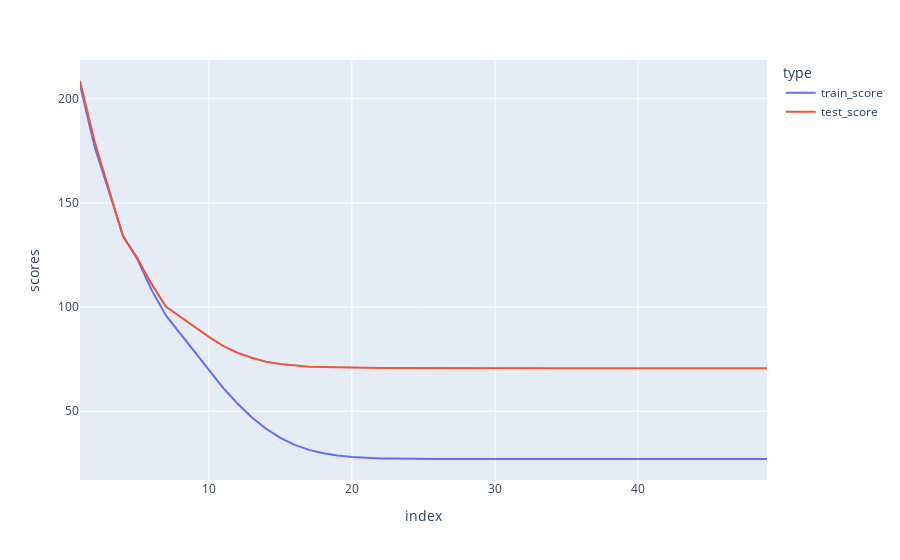

The code cell stored with this chart in its notebook:
### Code cell
scores = pd.DataFrame(train_score, columns=['scores']).reset_index()
scores['index'] = scores['index'] + 1
scores['type'] = 'train_score'
#scores.iloc[49:,0] = list(range(1,50))
#scores.iloc[49:,1] = test_score
#scores.iloc[49:,2] = 'test_score'
#scores
xtra = {'scores': test_score}
scores = scores.append(pd.DataFrame(xtra, columns=['scores']), ignore_index=True)

scores.loc[scores.type.isna(), 'type'] = 'test_score'
scores.loc[scores['index'].isna(), 'index'] = range(1,50)


fig = px.line(scores, x="index", y="scores", color='type')
fig.show()

### Figure 1 — Plotly figure (JSON) as saved in the notebook; plotly's stock layout.template omitted (floating-point values rounded to 4 significant figures)
{"data": [{"hovertemplate": "type=train_score<br>index=%{x}<br>scores=%{y}<extra></extra>", "legendgroup": "train_score", "line": {"color": "#636efa", "dash": "solid"}, "marker": {"symbol": "circle"}, "mode": "lines", "name": "train_score", "orientation": "v", "showlegend": true, "type": "scatter", "x": [1, 2, 3, 4, 5, 6, 7, 8, 9, 10, 11, 12, 13, 14, 15, 16, 17, 18, 19, 20, 21, 22, 23, 24, 25, 26, 27, 28, 29, 30, 31, 32, 33, 34, 35, 36, 37, 38, 39, 40, 41, 42, 43, 44, 45, 46, 47, 48, 49], "xaxis": "x", "y": [206.6, 177.5, 155.8, 134.4, 123.0, 108.2, 96.01, 87.31, 78.6, 69.64, 61.25, 53.72, 47.11, 41.59, 37.26, 33.85, 31.44, 29.84, 28.77, 28.07, 27.63, 27.37, 27.25, 27.12, 27.09, 27.12, 27.08, 27.08, 27.07, 27.08, 27.09, 27.09, 27.1, 27.1, 27.1, 27.1, 27.1, 27.1, 27.1, 27.1, 27.1, 27.1, 27.1, 27.1, 27.1, 27.1, 27.1, 27.1, 27.1], "yaxis": "y"}, {"hovertemplate": "type=test_score<br>index=%{x}<br>scores=%{y}<extra></extra>", "legendgroup": "test_score", "line": {"color": "#EF553B", "dash": "solid"}, "marker": {"symbol": "circle"}, "mode": "lines", "name": "test_score", "orientation": "v", "showlegend": true, "type": "scatter", "x": [1, 2, 3, 4, 5, 6, 7, 8, 9, 10, 11, 12, 13, 14, 15, 16, 17, 18, 19, 20, 21, 22, 23, 24, 25, 26, 27, 28, 29, 30, 31, 32, 33, 34, 35, 36, 37, 38, 39, 40, 41, 42, 43, 44, 45, 46, 47, 48, 49], "xaxis": "x", "y": [208.5, 180.0, 157.0, 134.0, 123.6, 111.1, 100.3, 95.31, 90.42, 85.69, 81.41, 78.1, 75.7, 73.76, 72.72, 71.94, 71.37, 71.23, 71.1, 70.73, 70.76, 70.76, 70.75, 70.78, 70.66, 70.74, 70.74, 70.73, 70.66, 70.59, 70.65, 70.66, 70.66, 70.66, 70.66, 70.66, 70.66, 70.66, 70.66, 70.66, 70.66, 70.66, 70.66, 70.66, 70.66, 70.66, 70.66, 70.66, 70.66], "yaxis": "y"}], "layout": {"legend": {"title": {"text": "type"}, "tracegroupgap": 0}, "margin": {"t": 60}, "xaxis": {"anchor": "y", "domain": [0, 1], "title": {"text": "index"}}, "yaxis": {"anchor": "x", "domain": [0, 1], "title": {"text": "scores"}}}}
